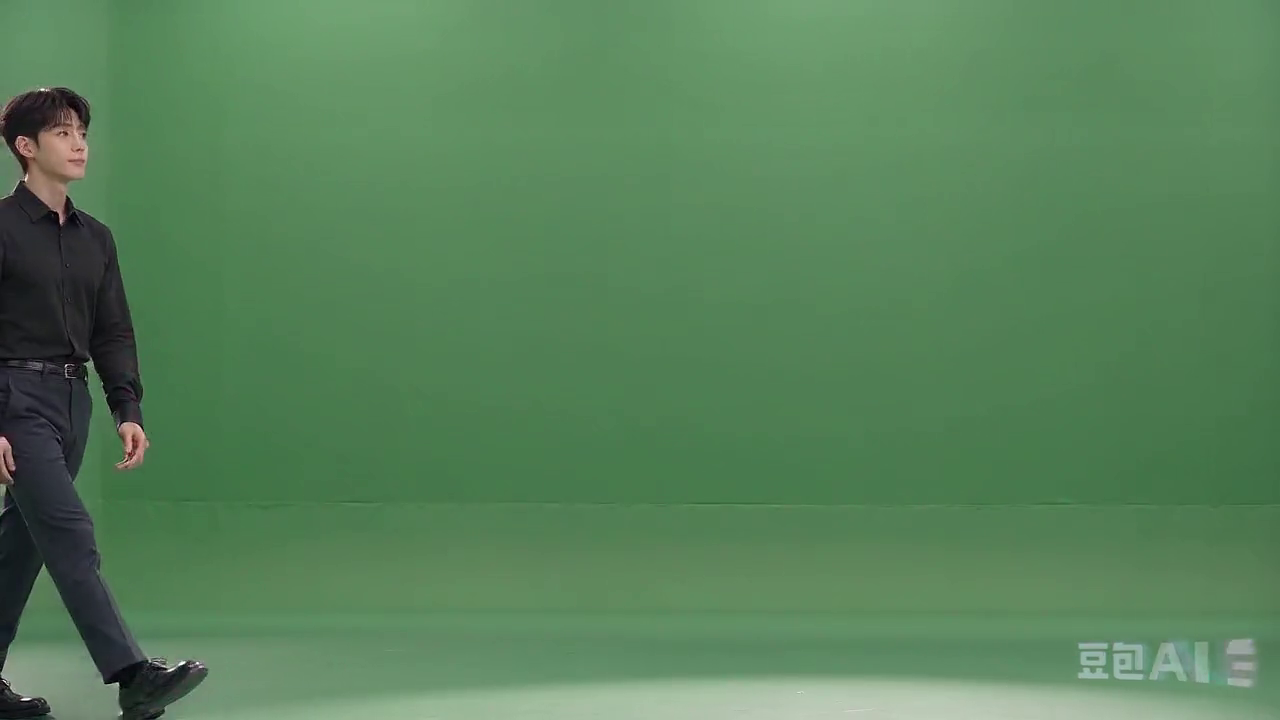
#> input picture frame 12 of 3.mp4, 1280 x 720 px
$ python character_capture.py
#> lines starting #> are read from the running program, lines starting #| are printed output that depends on the picture; after the words box and inside, x2 and y2 are one past the last pixel; in counts of white or black regions, pixels touching at a corner belong together
"""
这个项目是有借助AI的。主要在以下几个地方:
1.利用掩码抠图时AI帮我调了一下阈值
2.画出矩形轮廓这里，我本来想用遍历每一个轮廓，用len判断点的个数，
找出点最多的轮廓，然后再遍历其中点，找到最左上和右下的点，但写出
来后太繁琐了，AI教了我比较最大面积的函数。
3.视频是豆包生成的
"""
import cv2 as cv
import numpy as np
def chara_cap_demo():
    cap = cv.VideoCapture("E:/3.mp4")
    if not cap.isOpened():
        print("视频打开失败")
        return
    w = cap.get(cv.CAP_PROP_FRAME_WIDTH)
    h = cap.get(cv.CAP_PROP_FRAME_HEIGHT)#视频读取
    while True:
        ret, frame = cap.read()
#> frame is the input picture: shape (720, 1280, 3); mean B, G, R 90, 129.3, 87.4
        if not ret:
            break
        cap_copy = frame.copy()
        hsv = cv.cvtColor(cap_copy, cv.COLOR_BGR2HSV)
#> hsv: shape (720, 1280, 3); mean H, S, V 64, 84.5, 129.8
        hsv = cv.cvtColor(frame, cv.COLOR_BGR2HSV)
        lower_green = np.array([25, 15, 20])
        upper_green = np.array([88, 255, 255])
        mask_green = cv.inRange(hsv, lower_green, upper_green)
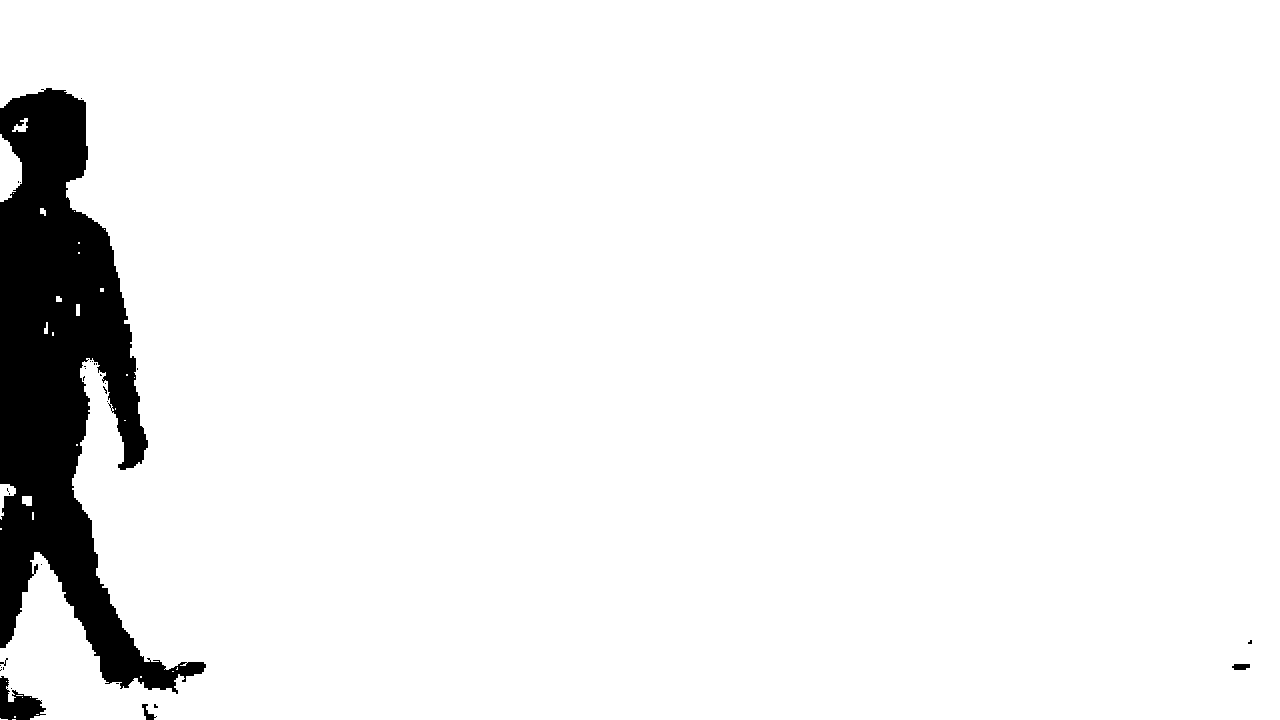
#> mask_green: shape (720, 1280); 94.1% white; 31 black regions (26 under 20 px), largest, box (x1, y1, x2, y2) and area: (0, 88, 206, 694) 53293, (0, 676, 46, 720) 1063, (142, 704, 157, 720) 95, (1232, 664, 1250, 670) 92, (0, 658, 8, 666) 20
        mask = cv.bitwise_not(mask_green)
        kernel = np.ones((7, 7), np.uint8)
        mask = cv.morphologyEx(mask, cv.MORPH_CLOSE, kernel, iterations=2)#利用掩码抠图
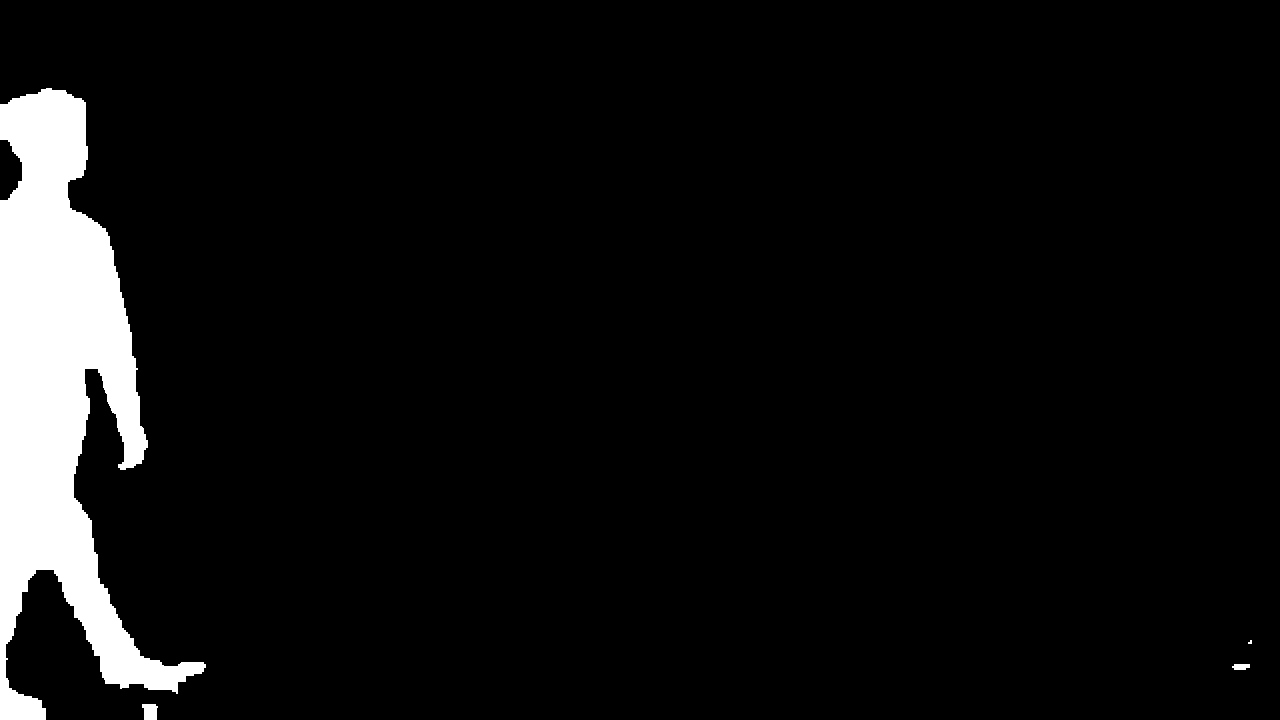
#> mask: shape (720, 1280); 6.2% white; 4 white regions (1 under 20 px)
        contours, hierarchy = cv.findContours(mask, cv.RETR_TREE, cv.CHAIN_APPROX_SIMPLE)
#> contours = 4 contours, 1 with area under 20; largest, box (x1, y1, x2, y2) and area: (0, 88, 206, 720) 55366, (142, 704, 158, 720) 186, (1232, 664, 1250, 670) 70
        max_area = 0
        max_cnt = None
        for cnt in contours:
            area = cv.contourArea(cnt)
            if area > max_area:
                max_area = area
                max_cnt = cnt#找到最大轮廓
#> this loop made 4 passes
#> (area, max_area) on passes 1, 4: (186.5, 186.5), (55366.5, 55366.5)
#> area on pass 2: 70.5
#> after the loop, max_area = 55366.5; max_cnt = contour of 615 points, box (x1, y1, x2, y2) (0, 88, 206, 720), area 55366
        if max_cnt is not None:
            x, y, w_rect, h_rect = cv.boundingRect(max_cnt)
#> x = 0; y = 88; w_rect = 206; h_rect = 632
            cv.rectangle(cap_copy, (x, y), (x + w_rect, y + h_rect), (0, 0, 255), 2)#画出跟踪矩形
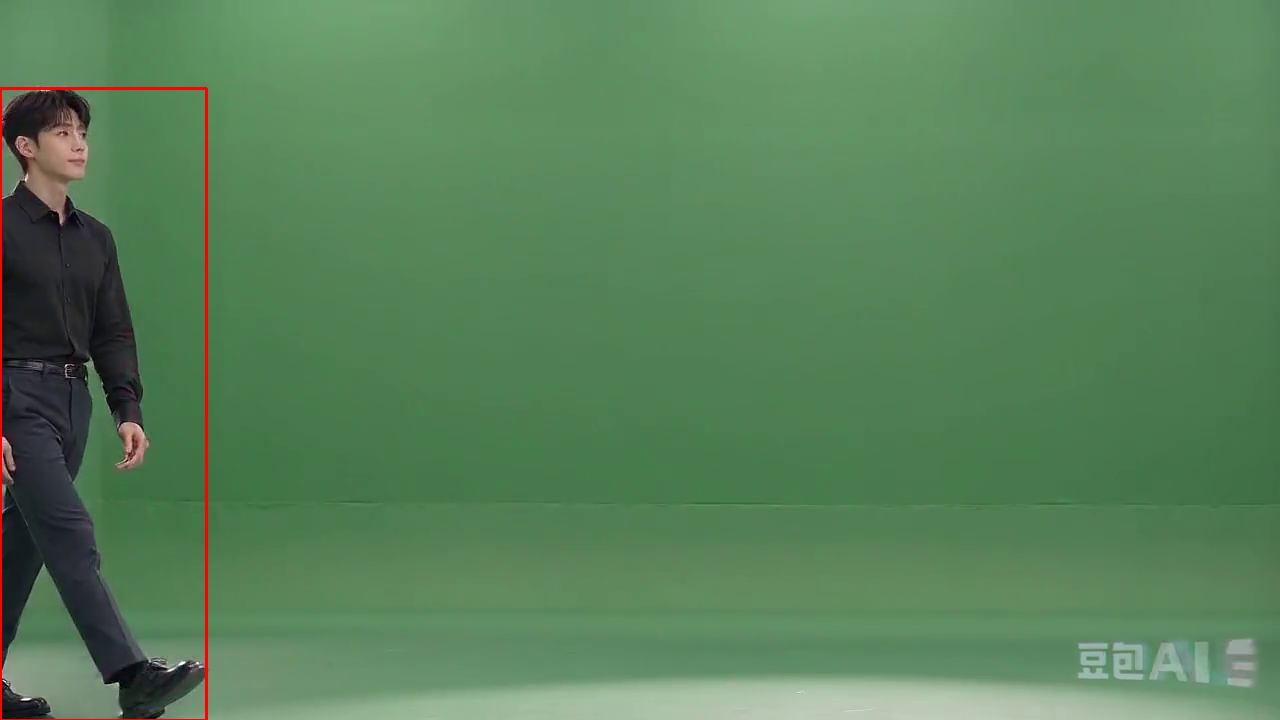
#> cap_copy: shape (720, 1280, 3); 0.43% of pixels changed, all inside (x1, y1, x2, y2) = (0, 87, 208, 720)
        cv.imshow("dst",cap_copy)
        #cv.imshow("mask",mask)
        #cv.imshow("mask_green", mask_green)
        c = cv.waitKey(10)
#> (key Esc is pressed here)
        if c == 27:
            break
    cap.release()
    cv.destroyAllWindows()
if __name__ == "__main__":
    chara_cap_demo()

$ run again, starting later in the video
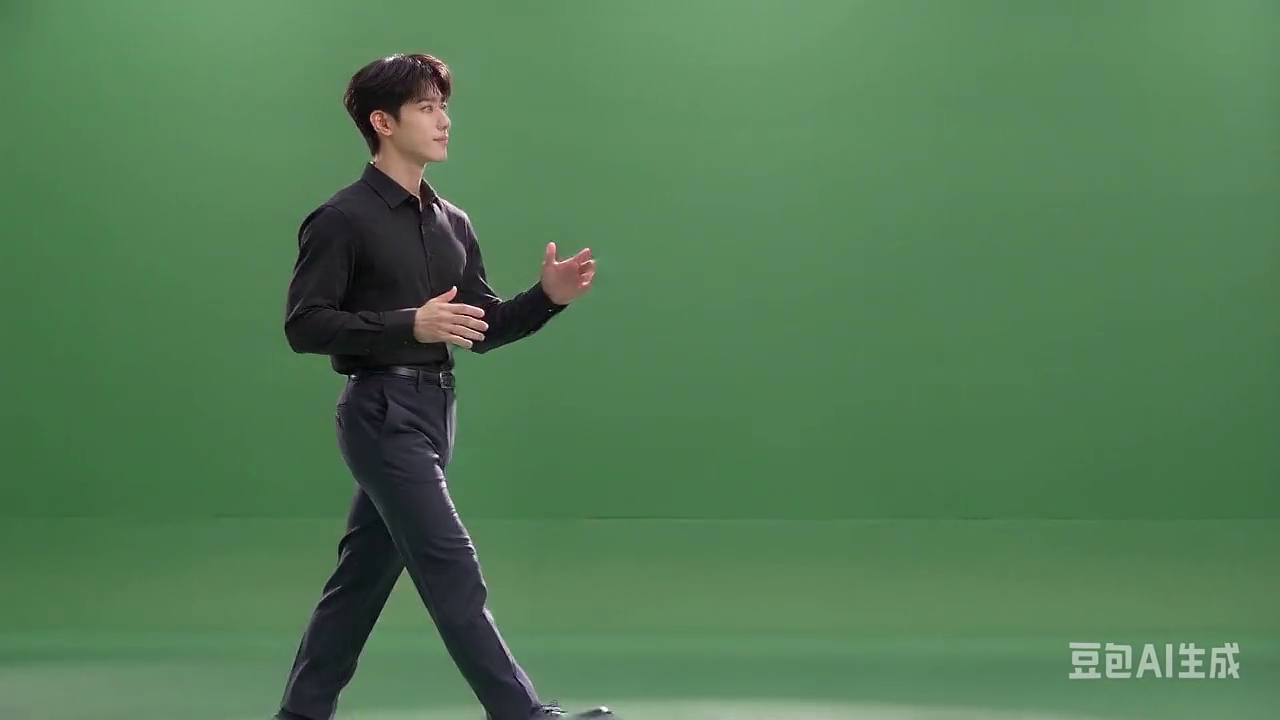
#> input picture frame 54 of 3.mp4, 1280 x 720 px
#> in chara_cap_demo, frame is the input picture: shape (720, 1280, 3); mean B, G, R 84.6, 123, 82.8
#> hsv: shape (720, 1280, 3); mean H, S, V 65, 85.9, 123.9
#> in chara_cap_demo, `mask_green = cv.inRange(hsv, lower_green, upper_green)`:
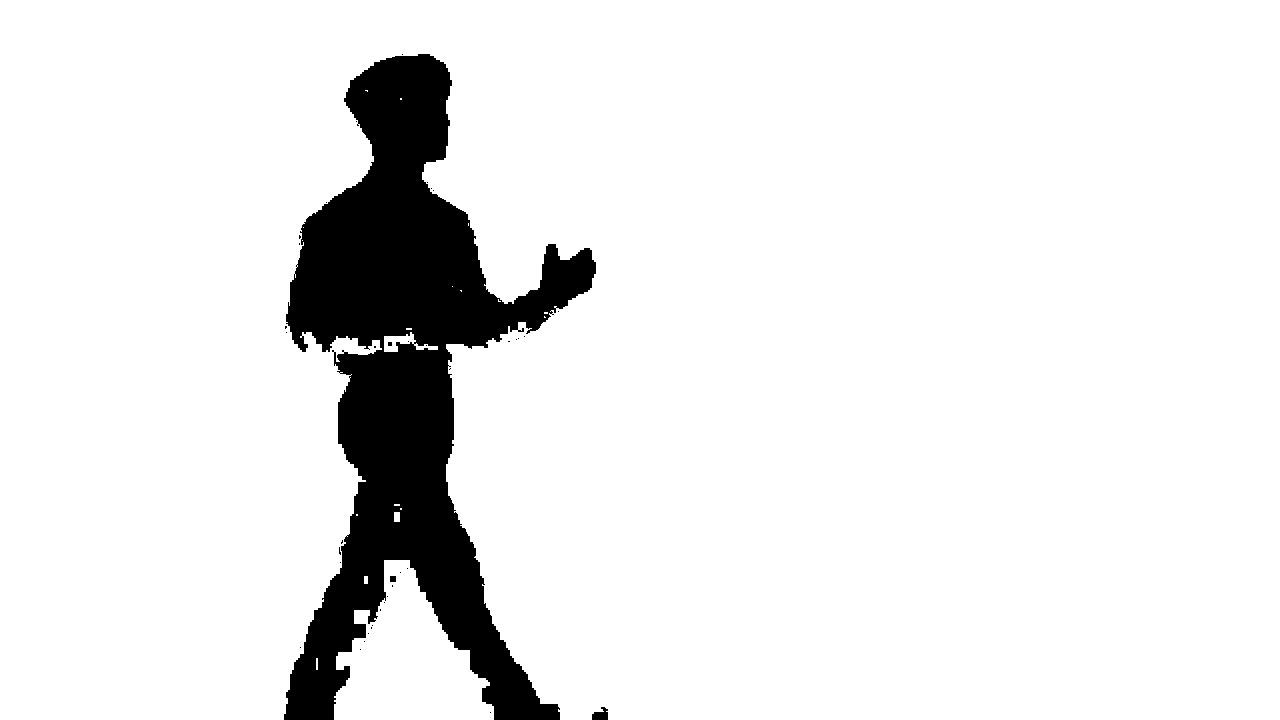
#> mask_green: shape (720, 1280); 91.1% white; 39 black regions (36 under 20 px), largest, box (x1, y1, x2, y2) and area: (284, 54, 596, 720) 82002, (592, 707, 608, 720) 145, (390, 576, 396, 582) 36
#> contours = 3 contours; box (x1, y1, x2, y2) and area: (284, 54, 596, 720) 83858, (353, 609, 369, 625) 223, (592, 707, 608, 720) 128
#> the loop in chara_cap_demo, `for cnt in contours:` made 3 passes
#> (area, max_area) on passes 1 to 2: (128, 128), (83858, 83858)
#> after the loop in chara_cap_demo, `for cnt in contours:`: max_area = 83858; max_cnt = contour of 960 points, box (x1, y1, x2, y2) (284, 54, 596, 720), area 83858
#> x = 284; y = 54; w_rect = 312; h_rect = 666
#> in chara_cap_demo, `cv.rectangle(cap_copy, (x, y), (x + w_rect, y + h_rect), (0, 0, 255), ..`:
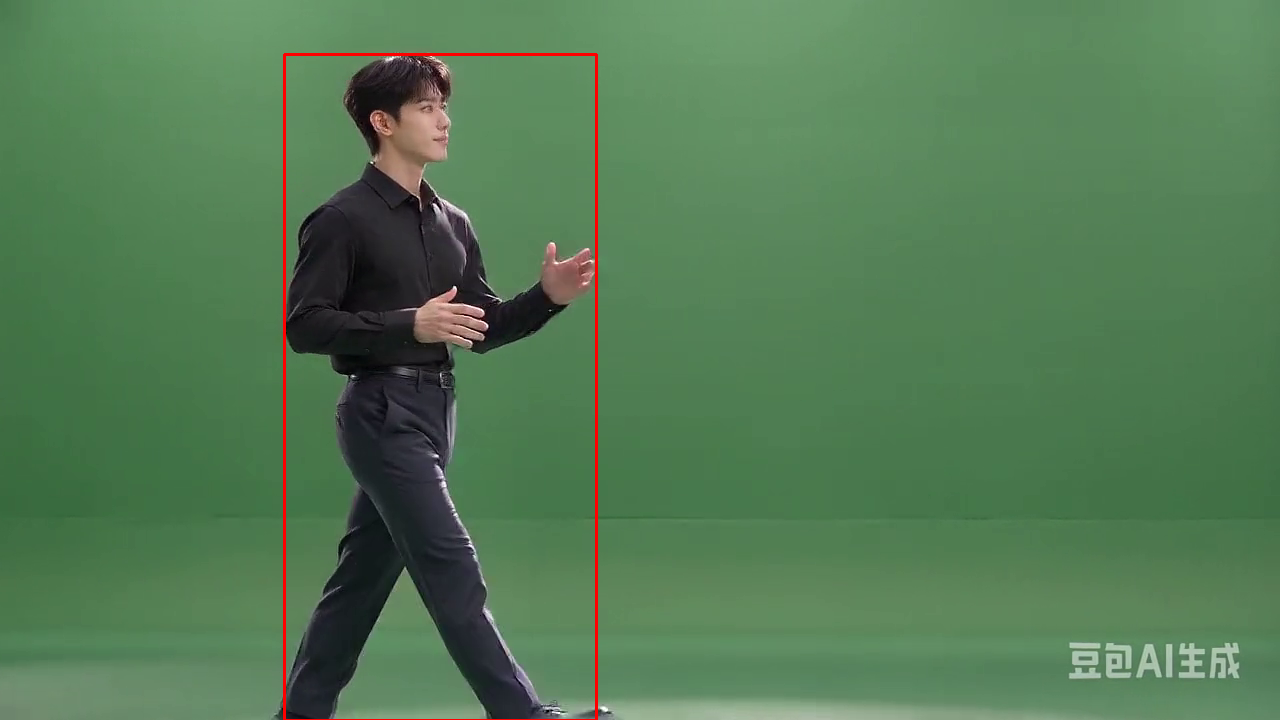
#> cap_copy: shape (720, 1280, 3); 0.57% of pixels changed, all inside (x1, y1, x2, y2) = (283, 53, 598, 720)

$ run again, starting later in the video
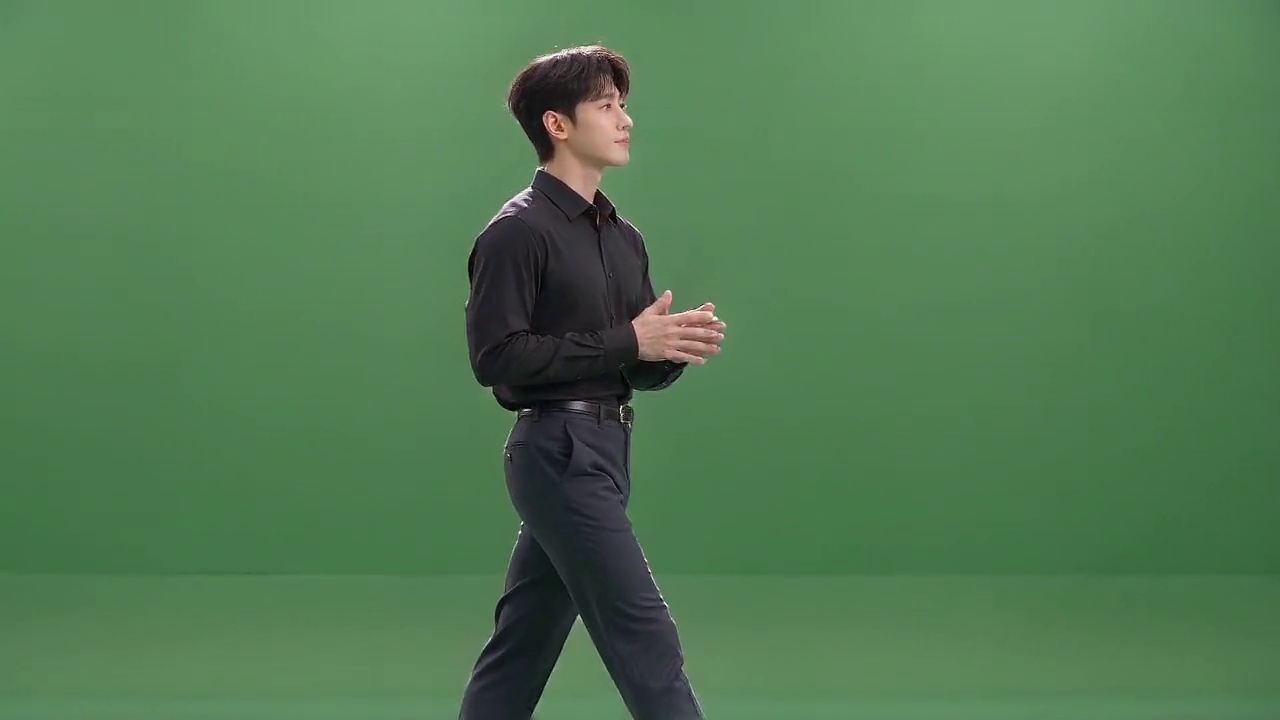
#> input picture frame 96 of 3.mp4, 1280 x 720 px
#> in chara_cap_demo, frame is the input picture: shape (720, 1280, 3); mean B, G, R 83, 122.4, 81.6
#> hsv: shape (720, 1280, 3); mean H, S, V 65.1, 87.1, 123.4
#> in chara_cap_demo, `mask_green = cv.inRange(hsv, lower_green, upper_green)`:
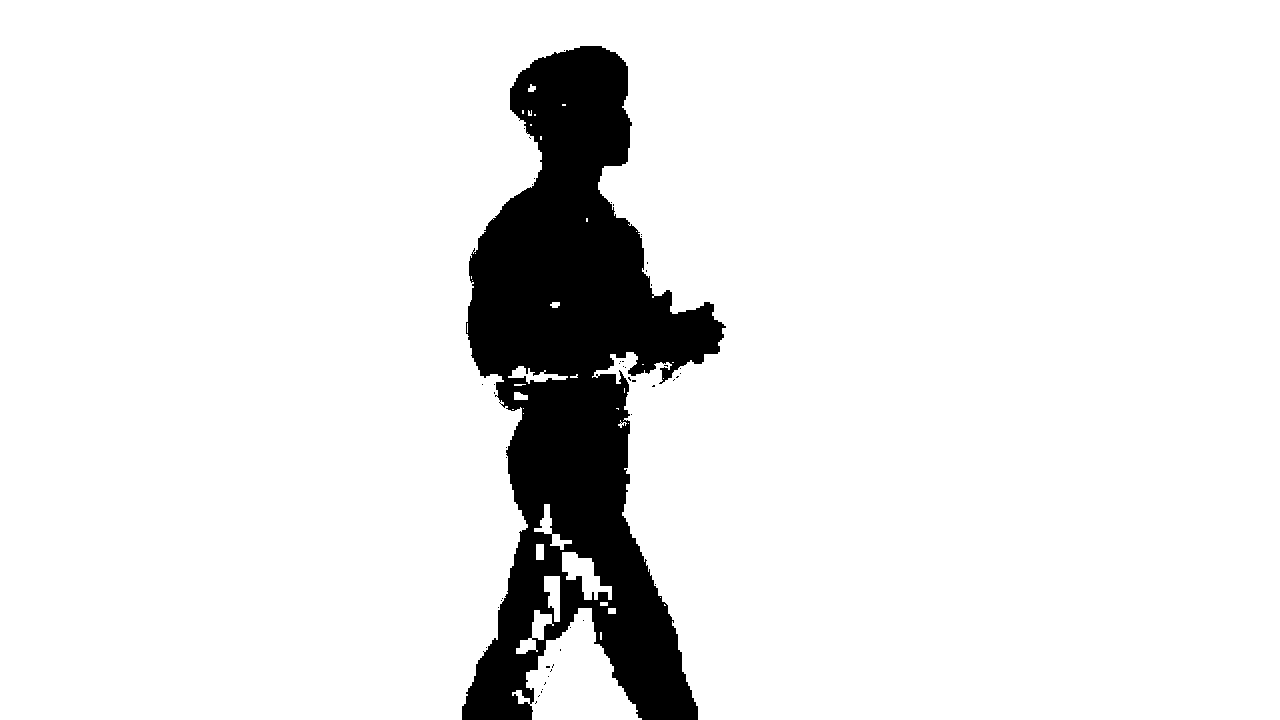
#> mask_green: shape (720, 1280); 90.6% white; 49 black regions (48 under 20 px), largest, box (x1, y1, x2, y2) and area: (462, 46, 726, 720) 86885
#> contours = 4 contours, 1 with area under 20; largest, box (x1, y1, x2, y2) and area: (462, 46, 726, 720) 92008, (561, 551, 601, 593) 998, (543, 575, 561, 593) 287
#> the loop in chara_cap_demo, `for cnt in contours:` made 4 passes
#> (area, max_area) on pass 2: (92008, 92008)
#> after the loop in chara_cap_demo, `for cnt in contours:`: max_area = 92008; max_cnt = contour of 799 points, box (x1, y1, x2, y2) (462, 46, 726, 720), area 92008
#> x = 462; y = 46; w_rect = 264; h_rect = 674
#> in chara_cap_demo, `cv.rectangle(cap_copy, (x, y), (x + w_rect, y + h_rect), (0, 0, 255), ..`:
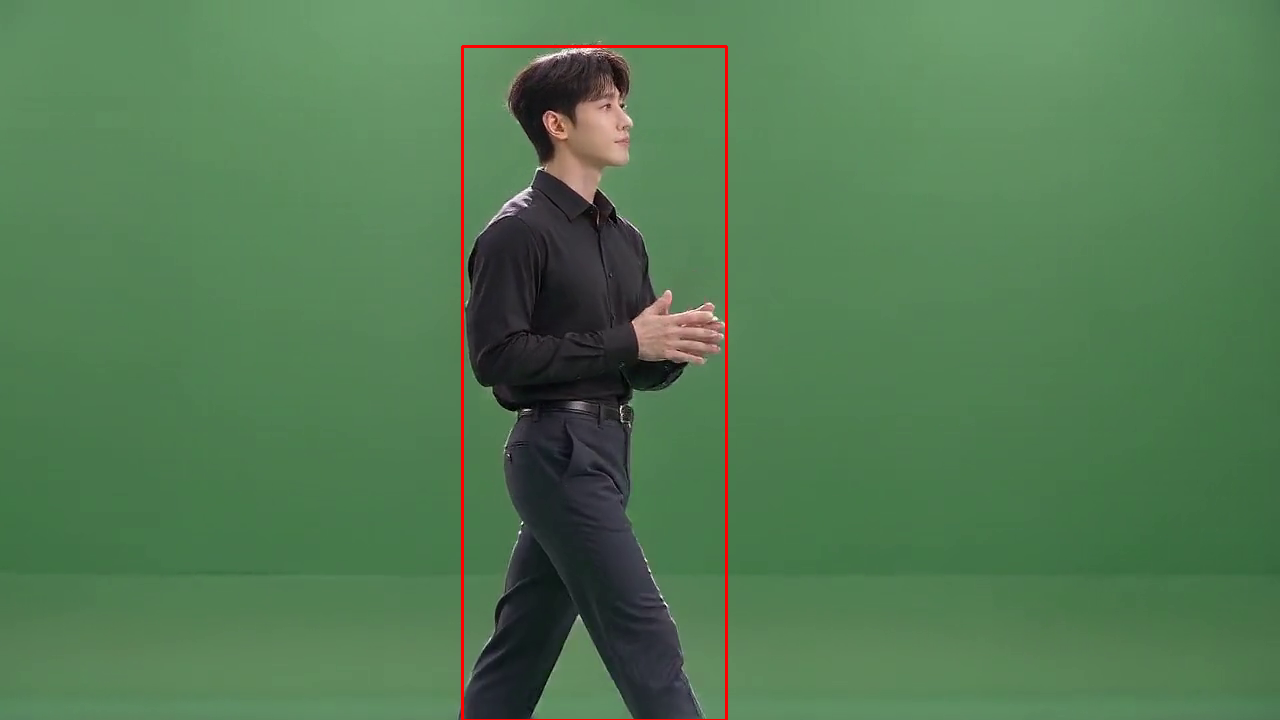
#> cap_copy: shape (720, 1280, 3); 0.55% of pixels changed, all inside (x1, y1, x2, y2) = (461, 45, 728, 720)
